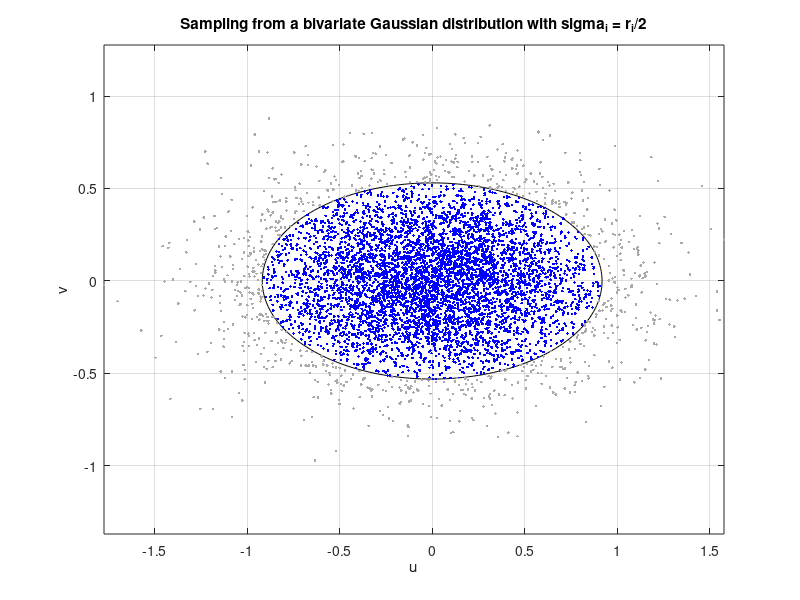

This figure's MATLAB source:
% Exploring bivariate random point generation within the projected ellipse for the corresponding 
% paraboloid canonical domain.
% About 95% of samples lie within -2sigma and +2sigma.  So, we use the ellipse semiaxes to define 
% the variances we need.
clear; clc;
q = 9;			% Say, this is the paraboloid height.
h = 1/64;		% Mesh size.
a = 1/(6*h);	% Q(u,v) = a*u^2 + b*v^2.
b = 3/(6*h);
ru = sqrt(q/a);	% Semiaxes along u and v.
rv = sqrt(q/b);

su = ru/2;		% Standard deviations for both axes.
sv = rv/2;
n = round(pi*ru*rv / h^2);	% Number of samples.  We want bivariate sampling with a diagonal covariance matrix.
rng(1);
u = randn(n,1) * su;		% Gaussian coords pulled independently for each direction.
v = randn(n,1) * sv;

insideIdx = (u.^2)./ru^2 + (v.^2)./rv^2 <= 1;
fprintf( "Inside %i (%f%%)\n", sum(insideIdx), sum(insideIdx)/n*100 );

figure;
t = linspace(0, 2*pi, 200);
plot( ru*cos(t), rv*sin(t), "k-" );
hold on;
plot( u(insideIdx), v(insideIdx), "b." );
plot( u(~insideIdx), v(~insideIdx), ".", "color", "#aaa" );
grid on;
xlabel("u");
ylabel("v");
axis equal;
title("Sampling from a bivariate Gaussian distribution with \sigma_i = r_i/2");

% Another way, using the multivariate builtin function--produces exactly
% the same values as above.  This means I can generate the coords
% separately.  I can't run the code below locally, unless I install the
% statistical toolbox.  Tested this online though.
% rng(1);
% UV = mvnrnd( [0,0], [su^2, 0; 0, sv^2], n);
% u = UV(:,1);
% v = UV(:,2);